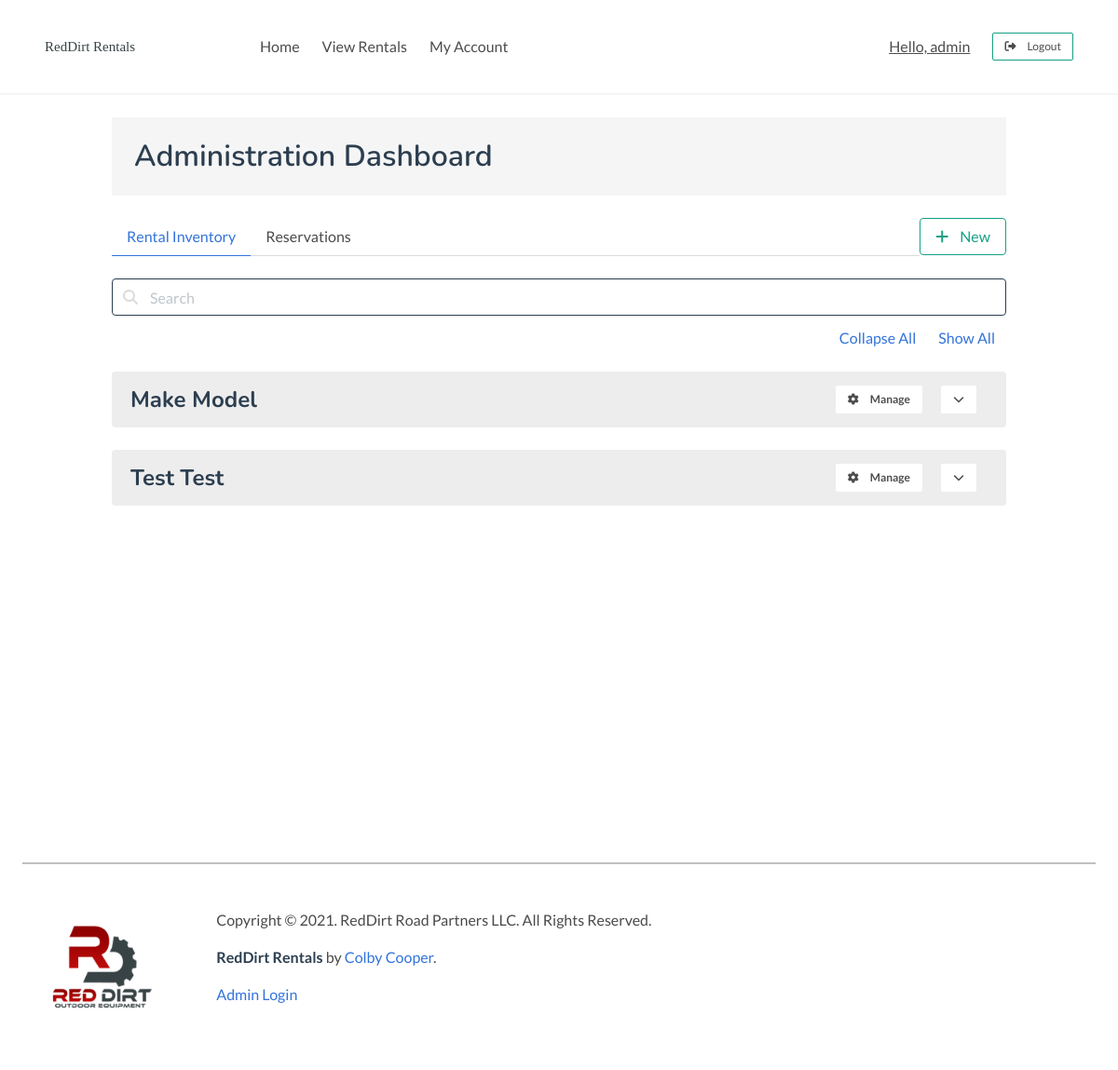
The app's page /admin/inventory (signed in), older data.
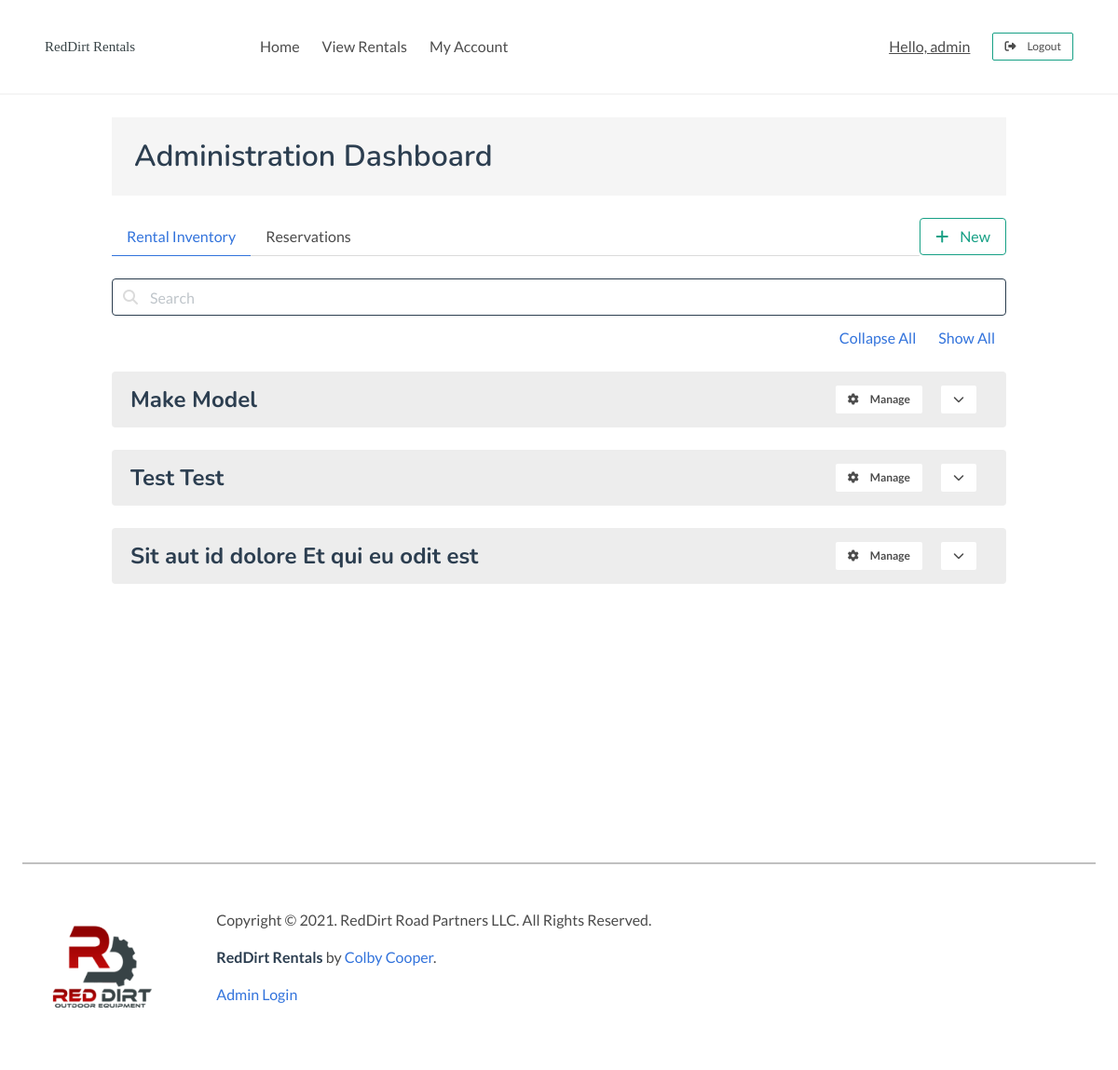
The same page, newer data.
### tables this page shows
CREATE TABLE inventory (
    id INTEGER PRIMARY KEY AUTOINCREMENT,
    category TEXT,
    make TEXT,
    model TEXT,
    fuel_type TEXT,
    horsepower TEXT, 
    deck_size TEXT,
    implements TEXT,
    stock TEXT,
    drive TEXT,
    rate FLOAT,
    image_paths BLOB,
    job_category TEXT,
    price_range TEXT, 
    is_available INTEGER DEFAULT 1,
    available_on DATE,
    rented_by TEXT,
    rent_queue TEXT,
    is_shown INTEGER DEFAULT 1,
    description TEXT,
    features TEXT
);

### rentals_app/admin.py (the view)
@admin.route('/inventory')
@login_required
def inventory():
    con, cur = helpers.connect_to_db()
    ids = list(cur.execute("SELECT id FROM inventory;").fetchall())
    rentals = []
    for id_list in ids:
        for id in id_list:
            rentals.append(Rental().find_rental(id))
    for rental in rentals:
        rental.implements = list(
            rental.implements
                .replace('[','')
                .replace(']','')
                .replace('\'','')
                .split(',')
        )
        rental.image_paths = list(
            rental.image_paths
                .replace('[','')
                .replace(']','')
                .replace("'",'')
                .split(',')
        )
    con.close
    return render_template('admin/index.html', rentals=rentals)

### rentals_app/auth.py (called while the page is built)
@auth.before_app_request
def check_status():
    if session.get('status') == 'AUTHENTICATED':
        redirect('/admin/inventory')
    else:
        session['status'] = 'FAILED'

def login_required(view):
    @functools.wraps(view)
    def wrapped_view(**kwargs):
        IS_AUTHENTICATED = session.get('status') == 'AUTHENTICATED'
        IS_EXPIRED = session.get('expire') is not None and session.get('expire') < datetime.datetime.now()
        if not IS_AUTHENTICATED:
            session.pop('status')
            flash('You must be logged in to view that page.')
            return redirect(url_for('auth.login'))
        if IS_EXPIRED:
            session.pop('username')
            session['status'] = 'FAILED'
            session.pop('IS_ADMIN')
            flash('Please reverify your credentials.')
            return redirect(url_for('auth.login'))
        return view(**kwargs)
    return wrapped_view

### rentals_app/helpers.py (called while the page is built)
def connect_to_db():
    con = sqlite3.connect('/Users/colby/RedDirtRentals/database.db')
    return con, con.cursor()

### rentals_app/templates/admin/index.html (shortened to what this page needs)
{% extends "base.html" %}
{% block content %}
<div class="container is-fluid my-5">
    <div class="container is-max-desktop">
        <div class="p-5 has-background-light">
            <h1 class="title is-family-secondary">Administration Dashboard</h1>
        </div>
        <div class="tabs">
            <ul>
                <li class="tab-item is-active"><a id="inventory_tab">Rental Inventory</a></li>
                <li class="tab-item "><a id="reservations_tab">Reservations</a></li>
            </ul>
            <a href="{{ url_for('admin.new') }}"
               class="button is-info is-outlined">
                <i class="fas fa-plus mr-3"></i>New
            </a>
        </div>
        <div id="inventory_tab_view"
             class="">
            <div class="is-flex is-flex-direction-column mb-3">
                <form action=""
                      method="">
                    <div class="field is-fullwidth">
                        <p class="control has-icons-left">
                            <input class="input is-dark"
                                   type="text"
                                   name="inventory_query "
                                   placeholder="Search ">
                            <span class="icon is-small is-left ">
                            </span>
                        </p>
                    </div>
                </form>
            </div>
            <div class="is-flex is-flex-direction-row is-justify-content-flex-end pb-5">
                <a id="collapse_all_inventory"
                   class="is-link has-text-link mx-3">Collapse All</a>
                <a id="show_all_inventory"
                   class="is-link has-text-link mx-3">Show All</a>
            </div>
            {% for rental in rentals %}
            <nav class="panel"
                 style="box-shadow: none;"
                 id="inventory-panel-{{ rental.rental_id }}">
                <div class="panel-heading is-flex is-flex-direction-row"
                     style="border-radius: 4px;">
                    <p class="is-flex-grow-5 is-family-secondary expand-toggle is-size-4 is-clickable">
                        {{ rental.make }} {{ rental.model }}
                    </p>
                    <a href="{{ url_for( 'admin.details', id=rental.rental_id) }} "
                       class="button is-primary is-small mx-2">
                        <i class=" fas fa-cog mr-3 "></i>Manage
                    </a>
                    <button class="button is-primary is-small expand-toggle mx-3">
                        <i class="fas fa-chevron-down "></i>
                    </button>
                </div>
            </nav>
            {% endfor %}
        </div>
    </div>
</div>
{% endblock %}

### rentals_app/templates/base.html (shortened to what this page needs)
<!doctype html>
<html lang="en">
<head>
    <link href="{{ url_for('static', filename='custom.css') }}" rel="stylesheet">
    <link href="{{ url_for('static', filename='global.css') }}" rel="stylesheet">
</head>
<body class="" style="min-height: 100vh;">
    <nav class="navbar is-light has-background-primary p-5" role="navigation" aria-label="main navigation">
        <div class="navbar-brand">
            <a class="navbar-item" href="{{ url_for('index.root') }}">
                <img src="{{ url_for('static', filename='res/logo_dark.svg') }}" class="px-3">
            </a>
        </div>
        <div id="navbar" class="navbar-menu">
            <div class="navbar-start">
                <a class="navbar-item px-3" href="{{ url_for('index.root') }}">Home</a>
                <a class="navbar-item px-3" href="{{url_for('Rentals.all_rentals')}}">View Rentals</a>
                <a class="navbar-item px-3" href="#">My Account</a>
            </div>
            <div class="navbar-end mx-5">
                {% if session['status'] == 'AUTHENTICATED' %}
                <a class="navbar-item mx-3" href="{{ url_for('admin.root') }}"><u>Hello, {{ session['username'] }}</u></a>
                <a href="{{ url_for('auth.logout') }}" class="is-align-self-center navbar-item button is-small is-info is-outlined px-3">
                    <i class="fas fa-sign-out-alt mr-3"></i>Logout
                </a> {% else %}
                <a class="navbar-item button is-outlined" href="#">
                    <i class="fas fa-shopping-cart mr-3"></i> Cart
                </a> {% endif %}
            </div>
        </div>
    </nav>
    <div style="border-top: 2px solid whitesmoke;"></div>
    <div style="min-height: 100vh">
        {% block content %} {% endblock %}
    </div>
    <footer class="footer has-background-white px-5 py-0 pb-6" style="position: sticky; bottom: calc(100vh -151px); width: 100%">
        <div class="" style="border-top: 2px solid silver;"></div>
        <div class="is-flex is-flex-wrap-wrap pt-6">
            <img src="{{ url_for('static', filename='res/logo_square_color.png') }}" style="height:125px;">
            <div class="content p-0 px-6">
                <p>Copyright &copy; 2021. RedDirt Road Partners LLC. All Rights Reserved.</p>
                <p><strong>RedDirt Rentals</strong> by <a href="mailto:ccooper@reddirtequipment.com">Colby Cooper</a>.</p>
                <p><a href="{{ url_for('auth.login') }}">Admin Login</a></p>
            </div>
        </div>
    </footer>
</body>
</html>

Row changes from the older to the newer data that the page shows:
added inventory: make "Sit aut id dolore", model "Et qui eu odit est"
